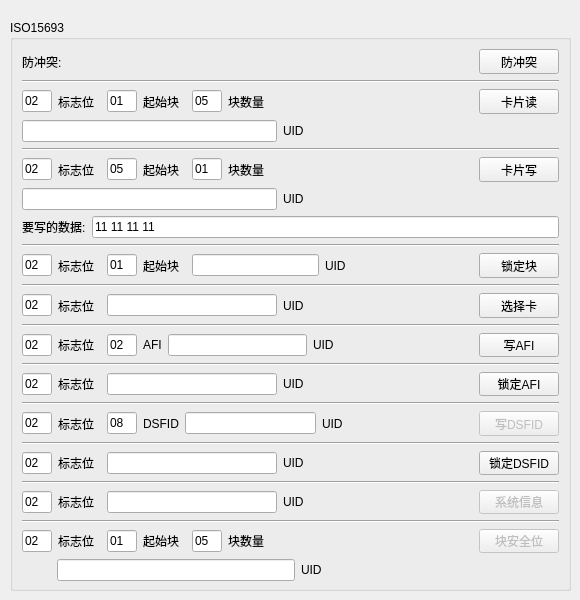
        <widget class="QWidget" name="tab_4">
         <attribute name="title">
          <string>15693</string>
         </attribute>
         <widget class="QGroupBox" name="groupBox_7">
          <property name="geometry">
           <rect>
            <x>10</x>
            <y>20</y>
            <width>561</width>
            <height>571</height>
           </rect>
          </property>
          <property name="title">
           <string>ISO15693</string>
          </property>
          <layout class="QGridLayout" name="gridLayout_19">
           <item row="17" column="0">
            <layout class="QHBoxLayout" name="horizontalLayout_60">
             <item>
              <widget class="QLineEdit" name="afilockFlag">
               <property name="maximumSize">
                <size>
                 <width>30</width>
                 <height>16777215</height>
                </size>
               </property>
               <property name="text">
                <string>02</string>
               </property>
              </widget>
             </item>
             <item>
              <widget class="QLabel" name="label_86">
               <property name="text">
                <string>标志位  </string>
               </property>
              </widget>
             </item>
             <item>
              <widget class="QLineEdit" name="afilockUID"/>
             </item>
             <item>
              <widget class="QLabel" name="label_67">
               <property name="text">
                <string>UID</string>
               </property>
              </widget>
             </item>
             <item>
              <spacer name="horizontalSpacer_55">
               <property name="orientation">
                <enum>Qt::Horizontal</enum>
               </property>
               <property name="sizeHint" stdset="0">
                <size>
                 <width>40</width>
                 <height>20</height>
                </size>
               </property>
              </spacer>
             </item>
             <item>
              <widget class="QPushButton" name="afiLock">
               <property name="text">
                <string>锁定AFI</string>
               </property>
              </widget>
             </item>
            </layout>
           </item>
           <item row="15" column="0">
            <layout class="QHBoxLayout" name="horizontalLayout_59">
             <item>
              <widget class="QLineEdit" name="afiwriteFlag">
               <property name="maximumSize">
                <size>
                 <width>30</width>
                 <height>16777215</height>
                </size>
               </property>
               <property name="text">
                <string>02</string>
               </property>
              </widget>
             </item>
             <item>
              <widget class="QLabel" name="label_66">
               <property name="text">
                <string>标志位  </string>
               </property>
              </widget>
             </item>
             <item>
              <widget class="QLineEdit" name="writeAFI">
               <property name="maximumSize">
                <size>
                 <width>30</width>
                 <height>16777215</height>
                </size>
               </property>
               <property name="text">
                <string>02</string>
               </property>
              </widget>
             </item>
             <item>
              <widget class="QLabel" name="label_63">
               <property name="text">
                <string>AFI</string>
               </property>
              </widget>
             </item>
             <item>
              <widget class="QLineEdit" name="afiwriteUID"/>
             </item>
             <item>
              <widget class="QLabel" name="label_64">
               <property name="text">
                <string>UID</string>
               </property>
              </widget>
             </item>
             <item>
              <spacer name="horizontalSpacer_54">
               <property name="orientation">
                <enum>Qt::Horizontal</enum>
               </property>
               <property name="sizeHint" stdset="0">
                <size>
                 <width>40</width>
                 <height>20</height>
                </size>
               </property>
              </spacer>
             </item>
             <item>
              <widget class="QPushButton" name="afiWrite">
               <property name="text">
                <string>写AFI</string>
               </property>
              </widget>
             </item>
            </layout>
           </item>
           <item row="0" column="0">
            <layout class="QHBoxLayout" name="horizontalLayout_49">
             <item>
              <widget class="QLabel" name="label_41">
               <property name="text">
                <string>防冲突:</string>
               </property>
              </widget>
             </item>
             <item>
              <spacer name="horizontalSpacer_44">
               <property name="orientation">
                <enum>Qt::Horizontal</enum>
               </property>
               <property name="sizeHint" stdset="0">
                <size>
                 <width>40</width>
                 <height>20</height>
                </size>
               </property>
              </spacer>
             </item>
             <item>
              <widget class="QPushButton" name="isoInventory">
               <property name="text">
                <string>防冲突</string>
               </property>
              </widget>
             </item>
            </layout>
           </item>
           <item row="1" column="0">
            <widget class="Line" name="line_7">
             <property name="orientation">
              <enum>Qt::Horizontal</enum>
             </property>
            </widget>
           </item>
           <item row="2" column="0">
            <layout class="QHBoxLayout" name="horizontalLayout_50">
             <item>
              <widget class="QLineEdit" name="isoreadFlag">
               <property name="maximumSize">
                <size>
                 <width>30</width>
                 <height>16777215</height>
                </size>
               </property>
               <property name="text">
                <string>02</string>
               </property>
              </widget>
             </item>
             <item>
              <widget class="QLabel" name="label_43">
               <property name="text">
                <string>标志位  </string>
               </property>
              </widget>
             </item>
             <item>
              <widget class="QLineEdit" name="isoreadStart">
               <property name="maximumSize">
                <size>
                 <width>30</width>
                 <height>16777215</height>
                </size>
               </property>
               <property name="text">
                <string>01</string>
               </property>
              </widget>
             </item>
             <item>
              <widget class="QLabel" name="label_44">
               <property name="text">
                <string>起始块  </string>
               </property>
              </widget>
             </item>
             <item>
              <widget class="QLineEdit" name="isoreadNum">
               <property name="maximumSize">
                <size>
                 <width>30</width>
                 <height>16777215</height>
                </size>
               </property>
               <property name="text">
                <string>05</string>
               </property>
              </widget>
             </item>
             <item>
              <widget class="QLabel" name="label_45">
               <property name="text">
                <string>块数量  </string>
               </property>
              </widget>
             </item>
             <item>
              <spacer name="horizontalSpacer_45">
               <property name="orientation">
                <enum>Qt::Horizontal</enum>
               </property>
               <property name="sizeHint" stdset="0">
                <size>
                 <width>40</width>
                 <height>20</height>
                </size>
               </property>
              </spacer>
             </item>
             <item>
              <widget class="QPushButton" name="isoRead">
               <property name="text">
                <string>卡片读</string>
               </property>
              </widget>
             </item>
            </layout>
           </item>
           <item row="4" column="0">
            <widget class="Line" name="line_8">
             <property name="orientation">
              <enum>Qt::Horizontal</enum>
             </property>
            </widget>
           </item>
           <item row="3" column="0">
            <layout class="QHBoxLayout" name="horizontalLayout_55">
             <item>
              <widget class="QLineEdit" name="isoreadUID"/>
             </item>
             <item>
              <widget class="QLabel" name="label_54">
               <property name="text">
                <string>UID</string>
               </property>
              </widget>
             </item>
             <item>
              <spacer name="horizontalSpacer_48">
               <property name="orientation">
                <enum>Qt::Horizontal</enum>
               </property>
               <property name="sizeHint" stdset="0">
                <size>
                 <width>40</width>
                 <height>20</height>
                </size>
               </property>
              </spacer>
             </item>
            </layout>
           </item>
           <item row="6" column="0">
            <layout class="QHBoxLayout" name="horizontalLayout_56">
             <item>
              <widget class="QLineEdit" name="isowriteUID"/>
             </item>
             <item>
              <widget class="QLabel" name="label_55">
               <property name="text">
                <string>UID</string>
               </property>
              </widget>
             </item>
             <item>
              <spacer name="horizontalSpacer_51">
               <property name="orientation">
                <enum>Qt::Horizontal</enum>
               </property>
               <property name="sizeHint" stdset="0">
                <size>
                 <width>40</width>
                 <height>20</height>
                </size>
               </property>
              </spacer>
             </item>
            </layout>
           </item>
           <item row="13" column="0">
            <layout class="QHBoxLayout" name="horizontalLayout_58">
             <item>
              <widget class="QLineEdit" name="cardselFlag">
               <property name="maximumSize">
                <size>
                 <width>30</width>
                 <height>16777215</height>
                </size>
               </property>
               <property name="text">
                <string>02</string>
               </property>
              </widget>
             </item>
             <item>
              <widget class="QLabel" name="label_61">
               <property name="text">
                <string>标志位  </string>
               </property>
              </widget>
             </item>
             <item>
              <widget class="QLineEdit" name="cardselUID"/>
             </item>
             <item>
              <widget class="QLabel" name="label_58">
               <property name="text">
                <string>UID</string>
               </property>
              </widget>
             </item>
             <item>
              <spacer name="horizontalSpacer_53">
               <property name="orientation">
                <enum>Qt::Horizontal</enum>
               </property>
               <property name="sizeHint" stdset="0">
                <size>
                 <width>40</width>
                 <height>20</height>
                </size>
               </property>
              </spacer>
             </item>
             <item>
              <widget class="QPushButton" name="cardSelect">
               <property name="text">
                <string>选择卡</string>
               </property>
              </widget>
             </item>
            </layout>
           </item>
           <item row="21" column="0">
            <layout class="QHBoxLayout" name="horizontalLayout_65">
             <item>
              <widget class="QLineEdit" name="dsfidlockFlag">
               <property name="maximumSize">
                <size>
                 <width>30</width>
                 <height>16777215</height>
                </size>
               </property>
               <property name="text">
                <string>02</string>
               </property>
              </widget>
             </item>
             <item>
              <widget class="QLabel" name="label_88">
               <property name="text">
                <string>标志位  </string>
               </property>
              </widget>
             </item>
             <item>
              <widget class="QLineEdit" name="lockdsfidUID"/>
             </item>
             <item>
              <widget class="QLabel" name="label_82">
               <property name="text">
                <string>UID</string>
               </property>
              </widget>
             </item>
             <item>
              <spacer name="horizontalSpacer_60">
               <property name="orientation">
                <enum>Qt::Horizontal</enum>
               </property>
               <property name="sizeHint" stdset="0">
                <size>
                 <width>40</width>
                 <height>20</height>
                </size>
               </property>
              </spacer>
             </item>
             <item>
              <widget class="QPushButton" name="dsfidLock">
               <property name="text">
                <string>锁定DSFID</string>
               </property>
              </widget>
             </item>
            </layout>
           </item>
           <item row="19" column="0">
            <layout class="QHBoxLayout" name="horizontalLayout_66">
             <item>
              <widget class="QLineEdit" name="dsfidwriteFlag">
               <property name="maximumSize">
                <size>
                 <width>30</width>
                 <height>16777215</height>
                </size>
               </property>
               <property name="text">
                <string>02</string>
               </property>
              </widget>
             </item>
             <item>
              <widget class="QLabel" name="label_87">
               <property name="text">
                <string>标志位  </string>
               </property>
              </widget>
             </item>
             <item>
              <widget class="QLineEdit" name="writeDSFID">
               <property name="maximumSize">
                <size>
                 <width>30</width>
                 <height>16777215</height>
                </size>
               </property>
               <property name="text">
                <string>08</string>
               </property>
              </widget>
             </item>
             <item>
              <widget class="QLabel" name="label_84">
               <property name="text">
                <string>DSFID</string>
               </property>
              </widget>
             </item>
             <item>
              <widget class="QLineEdit" name="dsfidwriteUID"/>
             </item>
             <item>
              <widget class="QLabel" name="label_85">
               <property name="text">
                <string>UID</string>
               </property>
              </widget>
             </item>
             <item>
              <spacer name="horizontalSpacer_61">
               <property name="orientation">
                <enum>Qt::Horizontal</enum>
               </property>
               <property name="sizeHint" stdset="0">
                <size>
                 <width>40</width>
                 <height>20</height>
                </size>
               </property>
              </spacer>
             </item>
             <item>
              <widget class="QPushButton" name="dsfidWrite">
               <property name="enabled">
                <bool>false</bool>
               </property>
               <property name="text">
                <string>写DSFID</string>
               </property>
              </widget>
             </item>
            </layout>
           </item>
           <item row="25" column="0">
            <layout class="QHBoxLayout" name="horizontalLayout_82">
             <item>
              <widget class="QLineEdit" name="blksecFlag">
               <property name="maximumSize">
                <size>
                 <width>30</width>
                 <height>16777215</height>
                </size>
               </property>
               <property name="text">
                <string>02</string>
               </property>
              </widget>
             </item>
             <item>
              <widget class="QLabel" name="label_125">
               <property name="text">
                <string>标志位  </string>
               </property>
              </widget>
             </item>
             <item>
              <widget class="QLineEdit" name="blksecStart">
               <property name="maximumSize">
                <size>
                 <width>30</width>
                 <height>16777215</height>
                </size>
               </property>
               <property name="text">
                <string>01</string>
               </property>
              </widget>
             </item>
             <item>
              <widget class="QLabel" name="label_126">
               <property name="text">
                <string>起始块  </string>
               </property>
              </widget>
             </item>
             <item>
              <widget class="QLineEdit" name="blksecNum">
               <property name="maximumSize">
                <size>
                 <width>30</width>
                 <height>16777215</height>
                </size>
               </property>
               <property name="text">
                <string>05</string>
               </property>
              </widget>
             </item>
             <item>
              <widget class="QLabel" name="label_127">
               <property name="text">
                <string>块数量</string>
               </property>
              </widget>
             </item>
             <item>
              <spacer name="horizontalSpacer_80">
               <property name="orientation">
                <enum>Qt::Horizontal</enum>
               </property>
               <property name="sizeHint" stdset="0">
                <size>
                 <width>40</width>
                 <height>20</height>
                </size>
               </property>
              </spacer>
             </item>
             <item>
              <widget class="QPushButton" name="blksecGet">
               <property name="enabled">
                <bool>false</bool>
               </property>
               <property name="text">
                <string>块安全位</string>
               </property>
              </widget>
             </item>
            </layout>
           </item>
           <item row="5" column="0">
            <layout class="QHBoxLayout" name="horizontalLayout_51">
             <item>
              <widget class="QLineEdit" name="isowriteFlag">
               <property name="maximumSize">
                <size>
                 <width>30</width>
                 <height>16777215</height>
                </size>
               </property>
               <property name="text">
                <string>02</string>
               </property>
              </widget>
             </item>
             <item>
              <widget class="QLabel" name="label_47">
               <property name="text">
                <string>标志位  </string>
               </property>
              </widget>
             </item>
             <item>
              <widget class="QLineEdit" name="isowriteStart">
               <property name="maximumSize">
                <size>
                 <width>30</width>
                 <height>16777215</height>
                </size>
               </property>
               <property name="text">
                <string>05</string>
               </property>
              </widget>
             </item>
             <item>
              <widget class="QLabel" name="label_48">
               <property name="text">
                <string>起始块  </string>
               </property>
              </widget>
             </item>
             <item>
              <widget class="QLineEdit" name="isowriteNum">
               <property name="maximumSize">
                <size>
                 <width>30</width>
                 <height>16777215</height>
                </size>
               </property>
               <property name="text">
                <string>01</string>
               </property>
              </widget>
             </item>
             <item>
              <widget class="QLabel" name="label_49">
               <property name="text">
                <string>块数量</string>
               </property>
              </widget>
             </item>
             <item>
              <spacer name="horizontalSpacer_46">
               <property name="orientation">
                <enum>Qt::Horizontal</enum>
               </property>
               <property name="sizeHint" stdset="0">
                <size>
                 <width>40</width>
                 <height>20</height>
                </size>
               </property>
              </spacer>
             </item>
             <item>
              <widget class="QPushButton" name="isoWrite">
               <property name="text">
                <string>卡片写</string>
               </property>
              </widget>
             </item>
            </layout>
           </item>
           <item row="8" column="0">
            <layout class="QHBoxLayout" name="horizontalLayout_52">
             <item>
              <widget class="QLabel" name="label_50">
               <property name="text">
                <string>要写的数据:</string>
               </property>
              </widget>
             </item>
             <item>
              <widget class="QLineEdit" name="isowriteData">
               <property name="text">
                <string>11 11 11 11</string>
               </property>
              </widget>
             </item>
            </layout>
           </item>
           <item row="9" column="0">
            <widget class="Line" name="line_9">
             <property name="orientation">
              <enum>Qt::Horizontal</enum>
             </property>
            </widget>
           </item>
           <item row="23" column="0">
            <layout class="QHBoxLayout" name="horizontalLayout_53">
             <item>
              <widget class="QLineEdit" name="isogetFlag">
               <property name="maximumSize">
                <size>
                 <width>30</width>
                 <height>16777215</height>
                </size>
               </property>
               <property name="text">
                <string>02</string>
               </property>
              </widget>
             </item>
             <item>
              <widget class="QLabel" name="label_52">
               <property name="text">
                <string>标志位  </string>
               </property>
              </widget>
             </item>
             <item>
              <widget class="QLineEdit" name="isogetUID"/>
             </item>
             <item>
              <widget class="QLabel" name="label_53">
               <property name="text">
                <string>UID</string>
               </property>
              </widget>
             </item>
             <item>
              <spacer name="horizontalSpacer_47">
               <property name="orientation">
                <enum>Qt::Horizontal</enum>
               </property>
               <property name="sizeHint" stdset="0">
                <size>
                 <width>40</width>
                 <height>20</height>
                </size>
               </property>
              </spacer>
             </item>
             <item>
              <widget class="QPushButton" name="isoGet">
               <property name="enabled">
                <bool>false</bool>
               </property>
               <property name="text">
                <string>系统信息</string>
               </property>
              </widget>
             </item>
            </layout>
           </item>
           <item row="14" column="0">
            <widget class="Line" name="line_10">
             <property name="orientation">
              <enum>Qt::Horizontal</enum>
             </property>
            </widget>
           </item>
           <item row="11" column="0">
            <layout class="QHBoxLayout" name="horizontalLayout_57">
             <item>
              <widget class="QLineEdit" name="blklockFlag">
               <property name="maximumSize">
                <size>
                 <width>30</width>
                 <height>16777215</height>
                </size>
               </property>
               <property name="text">
                <string>02</string>
               </property>
              </widget>
             </item>
             <item>
              <widget class="QLabel" name="label_57">
               <property name="text">
                <string>标志位  </string>
               </property>
              </widget>
             </item>
             <item>
              <widget class="QLineEdit" name="lockBlock">
               <property name="maximumSize">
                <size>
                 <width>30</width>
                 <height>16777215</height>
                </size>
               </property>
               <property name="text">
                <string>01</string>
               </property>
              </widget>
             </item>
             <item>
              <widget class="QLabel" name="label_59">
               <property name="text">
                <string>起始块  </string>
               </property>
              </widget>
             </item>
             <item>
              <widget class="QLineEdit" name="blklockUID"/>
             </item>
             <item>
              <widget class="QLabel" name="label_68">
               <property name="text">
                <string>UID</string>
               </property>
              </widget>
             </item>
             <item>
              <spacer name="horizontalSpacer_52">
               <property name="orientation">
                <enum>Qt::Horizontal</enum>
               </property>
               <property name="sizeHint" stdset="0">
                <size>
                 <width>40</width>
                 <height>20</height>
                </size>
               </property>
              </spacer>
             </item>
             <item>
              <widget class="QPushButton" name="blockLock">
               <property name="text">
                <string>锁定块</string>
               </property>
              </widget>
             </item>
            </layout>
           </item>
           <item row="16" column="0">
            <widget class="Line" name="line_12">
             <property name="orientation">
              <enum>Qt::Horizontal</enum>
             </property>
            </widget>
           </item>
           <item row="22" column="0">
            <widget class="Line" name="line_14">
             <property name="orientation">
              <enum>Qt::Horizontal</enum>
             </property>
            </widget>
           </item>
           <item row="12" column="0">
            <widget class="Line" name="line_11">
             <property name="orientation">
              <enum>Qt::Horizontal</enum>
             </property>
            </widget>
           </item>
           <item row="18" column="0">
            <widget class="Line" name="line_13">
             <property name="orientation">
              <enum>Qt::Horizontal</enum>
             </property>
            </widget>
           </item>
           <item row="20" column="0">
            <widget class="Line" name="line_15">
             <property name="orientation">
              <enum>Qt::Horizontal</enum>
             </property>
            </widget>
           </item>
           <item row="26" column="0">
            <layout class="QHBoxLayout" name="horizontalLayout_81">
             <item>
              <spacer name="horizontalSpacer_78">
               <property name="orientation">
                <enum>Qt::Horizontal</enum>
               </property>
               <property name="sizeType">
                <enum>QSizePolicy::Fixed</enum>
               </property>
               <property name="sizeHint" stdset="0">
                <size>
                 <width>35</width>
                 <height>20</height>
                </size>
               </property>
              </spacer>
             </item>
             <item>
              <widget class="QLineEdit" name="blksecUID"/>
             </item>
             <item>
              <widget class="QLabel" name="label_123">
               <property name="text">
                <string>UID</string>
               </property>
              </widget>
             </item>
             <item>
              <spacer name="horizontalSpacer_79">
               <property name="orientation">
                <enum>Qt::Horizontal</enum>
               </property>
               <property name="sizeHint" stdset="0">
                <size>
                 <width>40</width>
                 <height>20</height>
                </size>
               </property>
              </spacer>
             </item>
            </layout>
           </item>
           <item row="24" column="0">
            <widget class="Line" name="line_25">
             <property name="orientation">
              <enum>Qt::Horizontal</enum>
             </property>
            </widget>
           </item>
          </layout>
         </widget>
        </widget>
